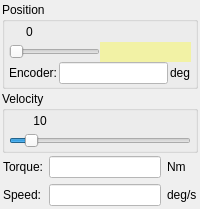
        <widget class="QWidget" name="pagePosition">
         <layout class="QVBoxLayout" name="verticalLayout_2">
          <property name="spacing">
           <number>2</number>
          </property>
          <property name="leftMargin">
           <number>2</number>
          </property>
          <property name="topMargin">
           <number>2</number>
          </property>
          <property name="rightMargin">
           <number>2</number>
          </property>
          <property name="bottomMargin">
           <number>2</number>
          </property>
          <item>
           <widget class="QGroupBox" name="groupBox_13">
            <property name="minimumSize">
             <size>
              <width>0</width>
              <height>0</height>
             </size>
            </property>
            <property name="title">
             <string>Position</string>
            </property>
            <layout class="QVBoxLayout" name="verticalLayout_19">
             <property name="spacing">
              <number>0</number>
             </property>
             <property name="leftMargin">
              <number>4</number>
             </property>
             <property name="topMargin">
              <number>0</number>
             </property>
             <property name="rightMargin">
              <number>4</number>
             </property>
             <property name="bottomMargin">
              <number>2</number>
             </property>
             <item>
              <widget class="QWidget" name="widget_3" native="true">
               <property name="minimumSize">
                <size>
                 <width>0</width>
                 <height>20</height>
                </size>
               </property>
               <property name="maximumSize">
                <size>
                 <width>16777215</width>
                 <height>20</height>
                </size>
               </property>
               <widget class="QLabel" name="labelPositionPosition">
                <property name="geometry">
                 <rect>
                  <x>0</x>
                  <y>0</y>
                  <width>41</width>
                  <height>20</height>
                 </rect>
                </property>
                <property name="minimumSize">
                 <size>
                  <width>30</width>
                  <height>20</height>
                 </size>
                </property>
                <property name="maximumSize">
                 <size>
                  <width>16777215</width>
                  <height>20</height>
                 </size>
                </property>
                <property name="text">
                 <string>0</string>
                </property>
                <property name="alignment">
                 <set>Qt::AlignCenter</set>
                </property>
               </widget>
              </widget>
             </item>
             <item>
              <widget class="QWidget" name="widget_55" native="true">
               <property name="sizePolicy">
                <sizepolicy hsizetype="Expanding" vsizetype="Preferred">
                 <horstretch>0</horstretch>
                 <verstretch>0</verstretch>
                </sizepolicy>
               </property>
               <property name="minimumSize">
                <size>
                 <width>0</width>
                 <height>20</height>
                </size>
               </property>
               <property name="maximumSize">
                <size>
                 <width>16777215</width>
                 <height>20</height>
                </size>
               </property>
               <layout class="QHBoxLayout" name="horizontalLayout">
                <property name="spacing">
                 <number>0</number>
                </property>
                <property name="leftMargin">
                 <number>0</number>
                </property>
                <property name="topMargin">
                 <number>0</number>
                </property>
                <property name="rightMargin">
                 <number>0</number>
                </property>
                <property name="bottomMargin">
                 <number>0</number>
                </property>
                <item>
                 <widget class="QSlider" name="sliderPositionPosition">
                  <property name="sizePolicy">
                   <sizepolicy hsizetype="Maximum" vsizetype="Fixed">
                    <horstretch>0</horstretch>
                    <verstretch>0</verstretch>
                   </sizepolicy>
                  </property>
                  <property name="minimumSize">
                   <size>
                    <width>0</width>
                    <height>20</height>
                   </size>
                  </property>
                  <property name="maximumSize">
                   <size>
                    <width>161</width>
                    <height>20</height>
                   </size>
                  </property>
                  <property name="mouseTracking">
                   <bool>false</bool>
                  </property>
                  <property name="styleSheet">
                   <string notr="true"/>
                  </property>
                  <property name="orientation">
                   <enum>Qt::Horizontal</enum>
                  </property>
                 </widget>
                </item>
                <item>
                 <widget class="QLabel" name="labelTarget">
                  <property name="sizePolicy">
                   <sizepolicy hsizetype="Preferred" vsizetype="Fixed">
                    <horstretch>0</horstretch>
                    <verstretch>0</verstretch>
                   </sizepolicy>
                  </property>
                  <property name="minimumSize">
                   <size>
                    <width>0</width>
                    <height>20</height>
                   </size>
                  </property>
                  <property name="maximumSize">
                   <size>
                    <width>16777215</width>
                    <height>20</height>
                   </size>
                  </property>
                  <property name="styleSheet">
                   <string notr="true">background-color: rgba(255,255,0,30%)</string>
                  </property>
                  <property name="text">
                   <string/>
                  </property>
                  <property name="textInteractionFlags">
                   <set>Qt::NoTextInteraction</set>
                  </property>
                 </widget>
                </item>
               </layout>
              </widget>
             </item>
             <item>
              <widget class="QWidget" name="widget_4" native="true">
               <layout class="QHBoxLayout" name="horizontalLayout_9">
                <property name="spacing">
                 <number>2</number>
                </property>
                <property name="leftMargin">
                 <number>0</number>
                </property>
                <property name="topMargin">
                 <number>0</number>
                </property>
                <property name="rightMargin">
                 <number>0</number>
                </property>
                <property name="bottomMargin">
                 <number>0</number>
                </property>
                <item>
                 <widget class="QLabel" name="label_29">
                  <property name="text">
                   <string>Encoder:</string>
                  </property>
                 </widget>
                </item>
                <item>
                 <widget class="QLineEdit" name="editPositionCurrentPos">
                  <property name="styleSheet">
                   <string notr="true">background-color: rgb(255, 255, 255);
</string>
                  </property>
                  <property name="readOnly">
                   <bool>true</bool>
                  </property>
                 </widget>
                </item>
                <item>
                 <widget class="QLabel" name="label_30">
                  <property name="text">
                   <string>deg</string>
                  </property>
                 </widget>
                </item>
               </layout>
              </widget>
             </item>
            </layout>
           </widget>
          </item>
          <item>
           <widget class="QGroupBox" name="groupBox_12">
            <property name="title">
             <string>Velocity</string>
            </property>
            <layout class="QVBoxLayout" name="verticalLayout_18">
             <property name="spacing">
              <number>2</number>
             </property>
             <property name="leftMargin">
              <number>4</number>
             </property>
             <property name="topMargin">
              <number>0</number>
             </property>
             <property name="rightMargin">
              <number>4</number>
             </property>
             <property name="bottomMargin">
              <number>2</number>
             </property>
             <item>
              <widget class="QWidget" name="widget_5" native="true">
               <property name="minimumSize">
                <size>
                 <width>0</width>
                 <height>20</height>
                </size>
               </property>
               <property name="maximumSize">
                <size>
                 <width>16777215</width>
                 <height>20</height>
                </size>
               </property>
               <widget class="QLabel" name="labelPositionVelocity">
                <property name="geometry">
                 <rect>
                  <x>16</x>
                  <y>0</y>
                  <width>30</width>
                  <height>20</height>
                 </rect>
                </property>
                <property name="minimumSize">
                 <size>
                  <width>30</width>
                  <height>20</height>
                 </size>
                </property>
                <property name="maximumSize">
                 <size>
                  <width>16777215</width>
                  <height>20</height>
                 </size>
                </property>
                <property name="text">
                 <string>10</string>
                </property>
                <property name="alignment">
                 <set>Qt::AlignCenter</set>
                </property>
               </widget>
              </widget>
             </item>
             <item>
              <widget class="QSlider" name="sliderPositionVelocity">
               <property name="mouseTracking">
                <bool>false</bool>
               </property>
               <property name="minimum">
                <number>1</number>
               </property>
               <property name="maximum">
                <number>100</number>
               </property>
               <property name="value">
                <number>10</number>
               </property>
               <property name="orientation">
                <enum>Qt::Horizontal</enum>
               </property>
              </widget>
             </item>
            </layout>
           </widget>
          </item>
          <item>
           <widget class="QWidget" name="widget_6" native="true">
            <layout class="QGridLayout" name="gridLayout_3">
             <property name="leftMargin">
              <number>1</number>
             </property>
             <property name="topMargin">
              <number>1</number>
             </property>
             <property name="rightMargin">
              <number>1</number>
             </property>
             <property name="bottomMargin">
              <number>1</number>
             </property>
             <property name="horizontalSpacing">
              <number>6</number>
             </property>
             <item row="0" column="0">
              <widget class="QLabel" name="label_25">
               <property name="text">
                <string>Torque:</string>
               </property>
              </widget>
             </item>
             <item row="0" column="1">
              <widget class="QLineEdit" name="editPositionTorque">
               <property name="maximumSize">
                <size>
                 <width>16777215</width>
                 <height>16777215</height>
                </size>
               </property>
               <property name="styleSheet">
                <string notr="true">background-color: rgb(255, 255, 255);</string>
               </property>
               <property name="readOnly">
                <bool>true</bool>
               </property>
              </widget>
             </item>
             <item row="0" column="2">
              <widget class="QLabel" name="label_26">
               <property name="text">
                <string>Nm</string>
               </property>
              </widget>
             </item>
             <item row="1" column="0">
              <widget class="QLabel" name="labelSpeed2">
               <property name="text">
                <string>Speed:</string>
               </property>
              </widget>
             </item>
             <item row="1" column="1">
              <widget class="QLineEdit" name="editPositionSpeed">
               <property name="maximumSize">
                <size>
                 <width>16777215</width>
                 <height>16777215</height>
                </size>
               </property>
               <property name="styleSheet">
                <string notr="true">background-color: rgb(255, 255, 255);</string>
               </property>
               <property name="readOnly">
                <bool>true</bool>
               </property>
              </widget>
             </item>
             <item row="1" column="2">
              <widget class="QLabel" name="labelSpeed3">
               <property name="text">
                <string>deg/s</string>
               </property>
              </widget>
             </item>
            </layout>
           </widget>
          </item>
         </layout>
         <zorder>widget_6</zorder>
         <zorder>groupBox_12</zorder>
         <zorder>groupBox_13</zorder>
        </widget>
